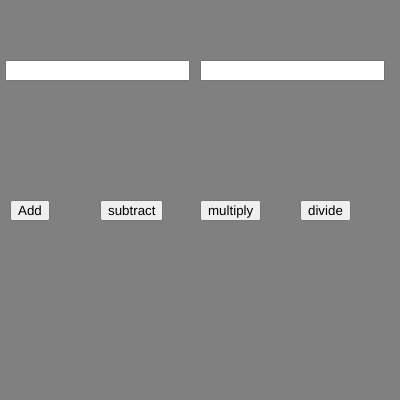
Frame 1 (no input)
Frame 60 (no input): identical to frame 1, image omitted
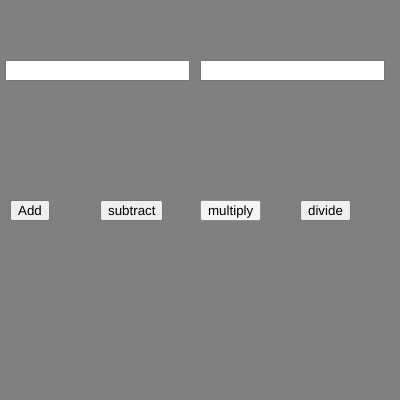
Frame 120 (the mouse pressed at the canvas centre since frame 60)

The p5.js sketch that drew these frames (run headless with seeded random() and noise() and a simulated clock; from frame 60 on, the mouse is pressed at the canvas centre):

// p5.js sketch
// ── sketch.js
var b1,b2,b3,b4

var i1,i2

var n1,n2

function setup() {
  createCanvas(400, 400);
  b1 = createButton("Add")
  b1.position(10,200)
  b1.mousePressed(add)

  b2 = createButton("subtract")
  b2.position(100,200)
  b2.mousePressed(sub)

  b3 = createButton("multiply")
  b3.position(200,200)
  b3.mousePressed(mul)

  b4 = createButton("divide")
  b4.position(300,200)
  b4.mousePressed(div)

  i1 = createInput()
  i1.position(5,60)

  i2 = createInput()
  i2.position(200,60)
}

function draw() {
  background("grey");

  n1 = parseInt(i1.value())
  n2 = parseInt(i2.value())
}

function add(){
  console.log(n1+n2)
}

function sub(){
  console.log(n1-n2)
}

function mul(){
  console.log(n1*n2)
}

function div(){
  console.log(n1/n2)
}
